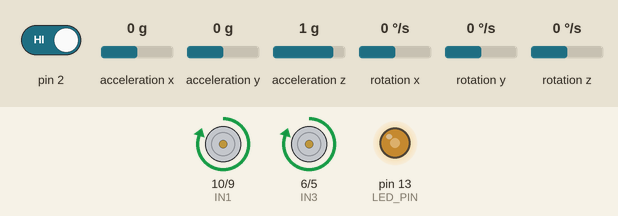
A sketch run on a simulated Arduino Pro Mini, built with avr-gcc and run on an emulated ATmega328P. Parts: motor-driver pin pairs drawn as motors (green arrow = first pin HIGH = forward, orange = second pin HIGH = backward, longer = more drive, scaled by the enable pin), output pins drawn as LEDs (lit = HIGH). The inputs (shaded band) are chosen by the test bench; at power-on: acceleration x 0 g, pin 2 HIGH, acceleration y 0 g, acceleration z 1 g, rotation x 0 °/s, rotation y 0 °/s, rotation z 0 °/s. The sensor or clock chip raises its interrupt line as the real part does; what the sketch prints to the serial monitor is not drawn.

Above: at 2.7 s.
2.8 s: acceleration x set to 0.8 g
At 3.0 s:
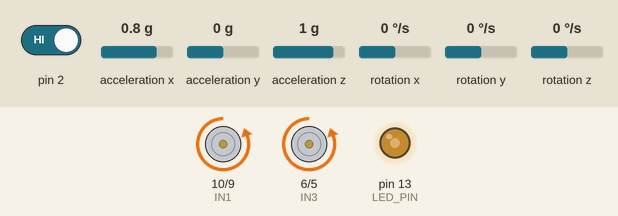
5.8 s: acceleration x set to -1.4 g
At 7.37 s:
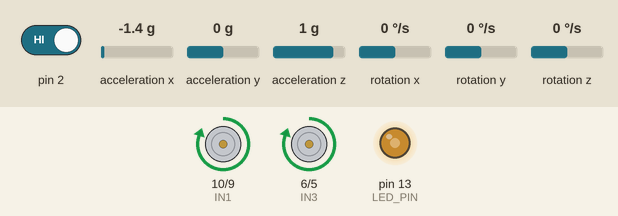
8.8 s: acceleration x set to -0.3 g
At 8.99 s:
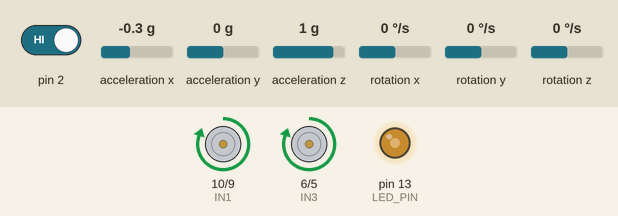
11.8 s: acceleration x set to -0.1 g
At 12.05 s:
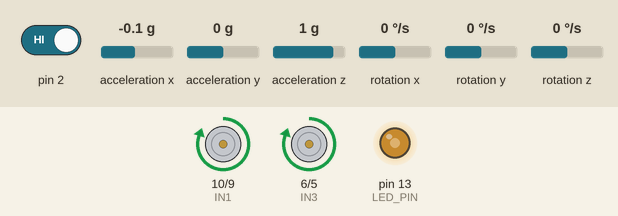
13.3 s: acceleration x set to -0.8 g
At 13.63 s:
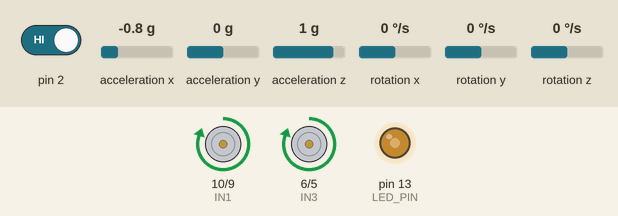
16.3 s: pin 2 driven LOW
Timing chart, 0 to 20.3 s (numbered marks = the images above; inputs shaded):
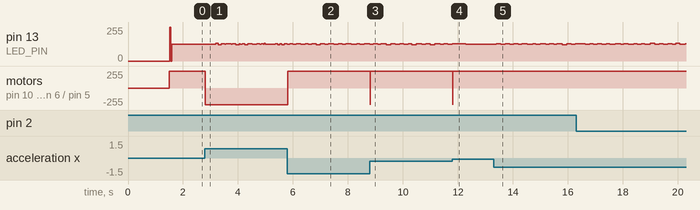

The sketch:

test2.ino
```cpp
#include <PID_v1.h>


// Wiring http://301o583r8shhildde3s0vcnh.wpengine.netdna-cdn.com/wp-content/uploads/2014/11/conn.png

#include "I2Cdev.h"
#include "MPU6050_6Axis_MotionApps20.h"

// in "MPU6050_6Axis_MotionApps20.h"
// I'm now using the default value on line 305 to:  0x02,   0x16,   0x02,   0x00, 0x01                // D_0_22 inv_set_fifo_rate
// Correcting the PID code fixed my issues with the fifo buffer being too fast
#include "Wire.h"

MPU6050 mpu(0x68);

// These are my MPU6050 Offset numbers: for mpu.setXGyroOffset()
// supply your own gyro offsets here, scaled for min sensitivity use MPU6050_calibration.ino <<< download to calibrate your MPU6050 put the values the probram returns below
//                       XA      YA      ZA      XG      YG      ZG
int MPUOffsets[6] = {  -4232,  -706,   1729,    173,    -94,     37}; //MPU6050 on balanceing bot
//int MPUOffsets[6] = {-24640, 20392, 1784, -62.0, 19.0, 19.0};  //MPU9055 with pro mini

#include <AutoPID.h>
#define LED_PIN 13 //

// ================================================================
// ===               INTERRUPT DETECTION ROUTINE                ===
// ================================================================
volatile bool mpuInterrupt = false;     // indicates whether MPU interrupt pin has gone high
void dmpDataReady() {
  mpuInterrupt = true;
}


#define Kp 27.53
#define Ki 40.30
#define Kd 1.78

int EA=11;
int IN1=10;
int IN2=9;
int IN3=6;
int IN4=5;
int EB=4;

double input,output,setpoint=16.17;


PID pid(&input, &output, &setpoint, Kp, Ki, Kd, DIRECT);
void motor_init(){
  pinMode(EA,OUTPUT);
  pinMode(EB,OUTPUT);
  pinMode(IN1,OUTPUT);
  pinMode(IN2,OUTPUT);
  pinMode(IN3,OUTPUT);
  pinMode(IN4,OUTPUT);
  }


// ================================================================
// ===                      MPU DMP SETUP                       ===
// ================================================================
int FifoAlive = 0; // tests if the interrupt is triggering
int IsAlive = -20;     // counts interrupt start at -20 to get 20+ good values before assuming connected
// MPU control/status vars
uint8_t mpuIntStatus;   // holds actual interrupt status byte from MPU
uint8_t devStatus;      // return status after each device operation (0 = success, !0 = error)
uint16_t packetSize;    // expected DMP packet size (default is 42 bytes)
uint16_t fifoCount;     // count of all bytes currently in FIFO
uint8_t fifoBuffer[64]; // FIFO storage buffer

// orientation/motion vars
Quaternion q;           // [w, x, y, z]         quaternion container
VectorInt16 aa;         // [x, y, z]            accel sensor measurements
VectorInt16 aaReal;     // [x, y, z]            gravity-free accel sensor measurements
VectorInt16 aaWorld;    // [x, y, z]            world-frame accel sensor measurements
VectorFloat gravity;    // [x, y, z]            gravity vector
float euler[3];         // [psi, theta, phi]    Euler angle container
float ypr[3];           // [yaw, pitch, roll]   yaw/pitch/roll container and gravity vector
float Yaw, Pitch, Roll; // in degrees


void MPU6050Connect() {
  static int MPUInitCntr = 0;
  // initialize device
  mpu.initialize(); // same
  // load and configure the DMP
  devStatus = mpu.dmpInitialize();// same

  if (devStatus != 0) {
    // ERROR!
    // 1 = initial memory load failed
    // 2 = DMP configuration updates failed
    // (if it's going to break, usually the code will be 1)

    char * StatStr[5] { "No Error", "initial memory load failed", "DMP configuration updates failed", "3", "4"};

    MPUInitCntr++;

    Serial.print(F("MPU connection Try #"));
    Serial.println(MPUInitCntr);
    Serial.print(F("DMP Initialization failed (code "));
    Serial.print(StatStr[devStatus]);
    Serial.println(F(")"));

    if (MPUInitCntr >= 10) return; //only try 10 times
    delay(1000);
    MPU6050Connect(); // Lets try again
    return;
  }

  mpu.setXAccelOffset(MPUOffsets[0]);
  mpu.setYAccelOffset(MPUOffsets[1]);
  mpu.setZAccelOffset(MPUOffsets[2]);
  mpu.setXGyroOffset(MPUOffsets[3]);
  mpu.setYGyroOffset(MPUOffsets[4]);
  mpu.setZGyroOffset(MPUOffsets[5]);

  Serial.println(F("Enabling DMP..."));
  mpu.setDMPEnabled(true);
  // enable Arduino interrupt detection

  Serial.println(F("Enabling interrupt detection (Arduino external interrupt pin 2 on the Uno)..."));
  attachInterrupt(0, dmpDataReady, FALLING); //pin 2 on the Uno

  mpuIntStatus = mpu.getIntStatus(); // Same
  // get expected DMP packet size for later comparison
  packetSize = mpu.dmpGetFIFOPacketSize();
  delay(1000); // Let it Stabalize
  mpu.resetFIFO(); // Clear fifo buffer
  mpu.getIntStatus();
  mpuInterrupt = false; // wait for next interrupt

}
// ================================================================
// ===                      i2c SETUP Items                     ===
// ================================================================
void i2cSetup() {
  // join I2C bus (I2Cdev library doesn't do this automatically)
#if I2CDEV_IMPLEMENTATION == I2CDEV_ARDUINO_WIRE
  Wire.begin();
  TWBR = 24; // 400kHz I2C clock (200kHz if CPU is 8MHz)
#elif I2CDEV_IMPLEMENTATION == I2CDEV_BUILTIN_FASTWIRE
  Fastwire::setup(400, true);
#endif
}


void setup() {
  Serial.begin(115200); //115200
//  while (!Serial);

  i2cSetup();

  Serial.println(F("Alive"));
  MPU6050Connect();
  pinMode(LED_PIN, OUTPUT); // LED Blinks when you are recieving FIFO packets from your MPU6050
pid.SetMode(1);
motor_init();
pid.SetSampleTime(1);
pid.SetOutputLimits(-254,254);
}

void loop() {
  int out1 =0,out2 = 0;
  if (mpuInterrupt ) { // wait for MPU interrupt or extra packet(s) available
    GetDMP(); // Gets the MPU Data and canculates angles
  }
//*****************************************************************************************************************************************************************************
//************************************              Put any code you want to use the values that come from your MPU6050 here               ************************************
//*****************************************************************************************************************************************************************************
input = Pitch;

   pid.Compute();
   out1 = (int)output;
   //out2 = Addr_val(out1);

   setSpeed(out1);
   Serial.println(input);
  static long QTimer = millis();
  if ((long)( millis() - QTimer ) >= 100) {
    QTimer = millis();
  }
}


void GetDMP() { // Best version I have made so far
  // Serial.println(F("FIFO interrupt at:"));
  // Serial.println(micros());
  mpuInterrupt = false;
  FifoAlive = 1;
  fifoCount = mpu.getFIFOCount();
  /*
  fifoCount is a 16-bit unsigned value. Indicates the number of bytes stored in the FIFO buffer.
  This number is in turn the number of bytes that can be read from the FIFO buffer and it is
  directly proportional to the number of samples available given the set of sensor data bound
  to be stored in the FIFO
  */

  // PacketSize = 42; refference in MPU6050_6Axis_MotionApps20.h Line 527
  // FIFO Buffer Size = 1024;
  uint16_t MaxPackets = 20;// 20*42=840 leaving us with  2 Packets (out of a total of 24 packets) left before we overflow.
  // If we overflow the entire FIFO buffer will be corrupt and we must discard it!

  // At this point in the code FIFO Packets should be at 1 99% of the time if not we need to look to see where we are skipping samples.
  if ((fifoCount % packetSize) || (fifoCount > (packetSize * MaxPackets)) || (fifoCount < packetSize)) { // we have failed Reset and wait till next time!
    digitalWrite(LED_PIN, LOW); // lets turn off the blinking light so we can see we are failing.
    Serial.println(F("Reset FIFO"));
    if (fifoCount % packetSize) Serial.print(F("\t Packet corruption")); // fifoCount / packetSize returns a remainder... Not good! This should never happen if all is well.
    Serial.print(F("\tfifoCount ")); Serial.print(fifoCount);
    Serial.print(F("\tpacketSize ")); Serial.print(packetSize);

    mpuIntStatus = mpu.getIntStatus(); // reads MPU6050_RA_INT_STATUS       0x3A
    Serial.print(F("\tMPU Int Status ")); Serial.print(mpuIntStatus , BIN);
    // MPU6050_RA_INT_STATUS       0x3A
    //
    // Bit7, Bit6, Bit5, Bit4          , Bit3       , Bit2, Bit1, Bit0
    // ----, ----, ----, FIFO_OFLOW_INT, I2C_MST_INT, ----, ----, DATA_RDY_INT

    /*
    Bit4 FIFO_OFLOW_INT: This bit automatically sets to 1 when a FIFO buffer overflow interrupt has been generated.
    Bit3 I2C_MST_INT: This bit automatically sets to 1 when an I2C Master interrupt has been generated. For a list of I2C Master interrupts, please refer to Register 54.
    Bit1 DATA_RDY_INT This bit automatically sets to 1 when a Data Ready interrupt is generated.
    */
    if (mpuIntStatus & B10000) { //FIFO_OFLOW_INT
      Serial.print(F("\tFIFO buffer overflow interrupt "));
    }
    if (mpuIntStatus & B1000) { //I2C_MST_INT
      Serial.print(F("\tSlave I2c Device Status Int "));
    }
    if (mpuIntStatus & B1) { //DATA_RDY_INT
      Serial.print(F("\tData Ready interrupt "));
    }
    Serial.println();
    //I2C_MST_STATUS
    //PASS_THROUGH, I2C_SLV4_DONE,I2C_LOST_ARB,I2C_SLV4_NACK,I2C_SLV3_NACK,I2C_SLV2_NACK,I2C_SLV1_NACK,I2C_SLV0_NACK,
    mpu.resetFIFO();// clear the buffer and start over
    mpu.getIntStatus(); // make sure status is cleared we will read it again.
  } else {
    while (fifoCount  >= packetSize) { // Get the packets until we have the latest!
      if (fifoCount < packetSize) break; // Something is left over and we don't want it!!!
      mpu.getFIFOBytes(fifoBuffer, packetSize); // lets do the magic and get the data
      fifoCount -= packetSize;
    }
    MPUMath(); // <<<<<<<<<<<<<<<<<<<<<<<<<<<< On success MPUMath() <<<<<<<<<<<<<<<<<<<
    digitalWrite(LED_PIN, !digitalRead(LED_PIN)); // Blink the Light
    if (fifoCount > 0) mpu.resetFIFO(); // clean up any leftovers Should never happen! but lets start fresh if we need to. this should never happen.
  }
}


void MPUMath() {
  mpu.dmpGetQuaternion(&q, fifoBuffer);
  mpu.dmpGetGravity(&gravity, &q);
  mpu.dmpGetYawPitchRoll(ypr, &q, &gravity);
  Yaw = (ypr[0] * 180 / M_PI);
  Pitch = (ypr[1] * 180 / M_PI);
  Roll = (ypr[2] * 180 / M_PI);
}

/*int Addr_val(int val){
  if(val > 0){
    return (val+100);
    }
  else if(val < 0){
    val = val-100;
    return val;
    }
    else return 0;
    }*/

void setSpeed(int speed){

  if(speed < -30 ){
    speed = (-1) * speed;
    digitalWrite(IN1, LOW);
    digitalWrite(IN3, LOW);
    digitalWrite(IN2, HIGH);
    analogWrite(IN4, speed);
    analogWrite(EA, (speed));
    analogWrite(EB, (speed));
    }
   else if(speed > 30){
    digitalWrite(IN4, LOW);
    digitalWrite(IN2, LOW);
    digitalWrite(IN1, HIGH);
    analogWrite(IN3, speed);
    analogWrite(EA, (speed));
    analogWrite(EB, (speed));
    }
  else {
    analogWrite(IN4, 30);
    digitalWrite(IN2, LOW);
    digitalWrite(IN1, HIGH);
    digitalWrite(IN3, LOW);
    analogWrite(EA, 20);
    analogWrite(EB, 0);
   // delay(2);
    }
  }
```

Measured:
- after the input at 2.8 s, motor on pin 10 (IN1) / pin 9 (IN2), motor on pin 6 (IN3) / pin 5 (IN4): forward 254/255 → backward 254/255 at once
- after the input at 5.8 s, motor on pin 10 (IN1) / pin 9 (IN2), motor on pin 6 (IN3) / pin 5 (IN4): backward 254/255 → forward 254/255 at once
- after the input at 8.8 s, motor on pin 10 (IN1) / pin 9 (IN2), motor on pin 6 (IN3) / pin 5 (IN4): forward 254/255 → backward 254/255 at once, → forward 254/255 0.01 s later
- after the input at 11.8 s, motor on pin 10 (IN1) / pin 9 (IN2), motor on pin 6 (IN3) / pin 5 (IN4): forward 254/255 → backward 254/255 at once, → forward 254/255 0.01 s later
- after the input at 13.3 s, pin 13 (LED_PIN): 125/255 → 131/255 after 0.10 s, → 124/255 0.16 s later, → 131/255 0.16 s later, → 124/255 0.16 s later, … (19 changes in this stretch)
